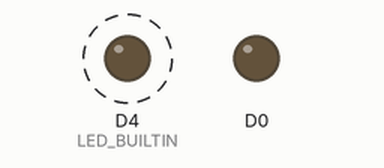
The sketch below on a simulated ESP8266 (NodeMCU). On the bench: output pins drawn as LEDs (lit = HIGH, except the on-board LED, lit = LOW). Dashed ring = blinking.

Above: at 0.2 s.
Timing chart, 0 to 3.0 s (numbered marks = the images above):
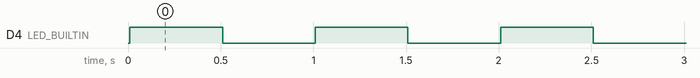

The sketch:

swsertest.ino
```cpp
#include <SoftwareSerial.h>
//const byte interruptPin = D1;
SoftwareSerial swSer(D1,D2);
#define START 0xAA
#define CURRENT_VALUE 0x00
#define POWER_VALUE 0x00
#define RELAY_ON 0x0F
#define RELAY_OFF 0x03
#define STOP 0xAA
int FLAG=0;
boolean stringComplete = false;
boolean interrupt = false;
//int  serIn;             // var that will hold the bytes-in read from the serialBuffer
//byte serInString[4];  // array that will hold the different bytes  100=100characters;
                        // -> you must state how long the array will be else it won't work.
//int  serInIndx  = 0;    // index of serInString[] in which to insert the next incoming byte
//int  serOutIndx = 0;    // index of the outgoing serInString[] array;

volatile int i=0;
/*void read_MultipleBytes () {
    int sb;
   sb = swSer.read();
     swSer.write(sb);
     swSer.print("WELCOME!\n");
    if(swSer.available()) {
    swSer.print("WELCOME!\n");
       //Serial.print("reading Serial String: ");     //optional confirmation
       while (swSer.available()){

          serInString[serInIndx] = sb;
          serInIndx++;
                                 //optional confirmation

        if(serInIndx==5){//GET 5 BYTE DATA
          if(serInString[0]==START&&serInString[4]==STOP){
            stringComplete=true;
           serInIndx=0;
            interrupt=false;
            }

          }

       }

    }

}*/

void setup() {
  Serial1.begin(115200);
  delay(10);
   noInterrupts();
  // Set GSM module baud rate
  Serial.begin(115200);
//  Serial.swap();-
 //attachInterrupt(D7, serialInterrupt, CHANGE);
  swSer.begin(115200);
  swSer.enableRx(true);
pinMode(LED_BUILTIN, OUTPUT);
digitalWrite(LED_BUILTIN, LOW);
pinMode(D0, OUTPUT);
digitalWrite(D0, LOW);
//pinMode(D1, INPUT_PULLUP);
//attachInterrupt(digitalPinToInterrupt(D1), handleInterrupt,RISING);
 interrupts();
}

void loop() {
 digitalWrite(LED_BUILTIN, HIGH);
     delay(500);
digitalWrite(LED_BUILTIN, LOW);
     delay(500);
}


/*void handleInterrupt(){
  digitalWrite(LED_BUILTIN, HIGH);
   if(Serial.available()){
     int sb;
   while (Serial.available()){
   serInString[i] = Serial.read();
   i++;
   if(i==4){
  i=0;
 FLAG=1;
  }
    //Serial.print(sb);
   }
    }

 // delay(200);
  digitalWrite(LED_BUILTIN, LOW);

  }*/


 /*if (stringComplete) {

    swSer.print("WELCOME!\n");
    if (serInString[1] == 0x0F) {
        digitalWrite(LED_BUILTIN, LOW);   // Turn the LED ON

        swSer.print("LED ON!\n");

    }
    else if (serInString[1] == 0x03) {
        digitalWrite(LED_BUILTIN, LOW);  // Turn the LED on by making the voltage HIGH


    }
    stringComplete=false;
  }

  delay(50);                      // Wait for a second*/
```

Measured:
- by itself, D4 (LED_BUILTIN): alternates HIGH for 0.50 s and LOW for 0.50 s
